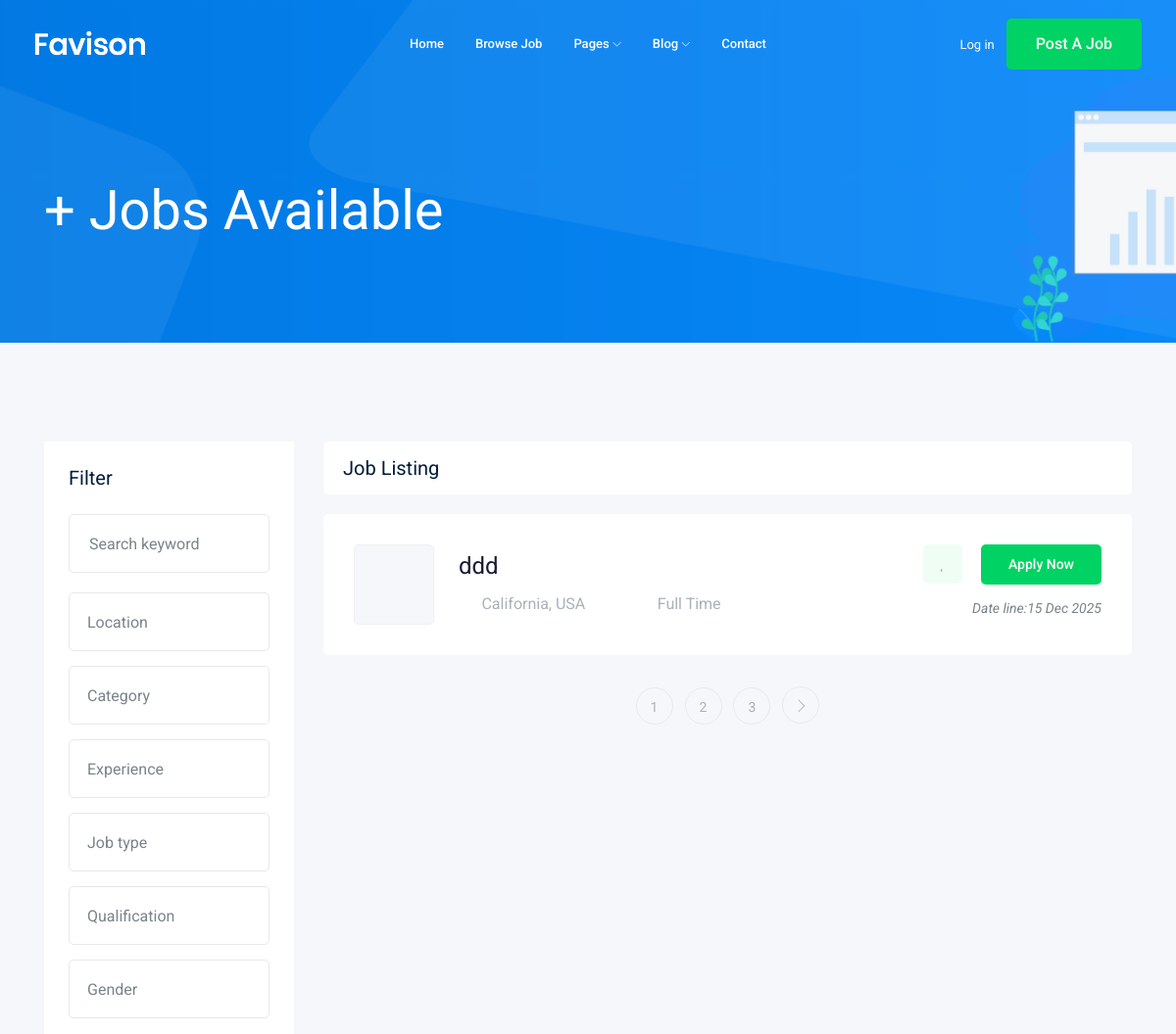
Before: /job/ (upper part) with the older database file.
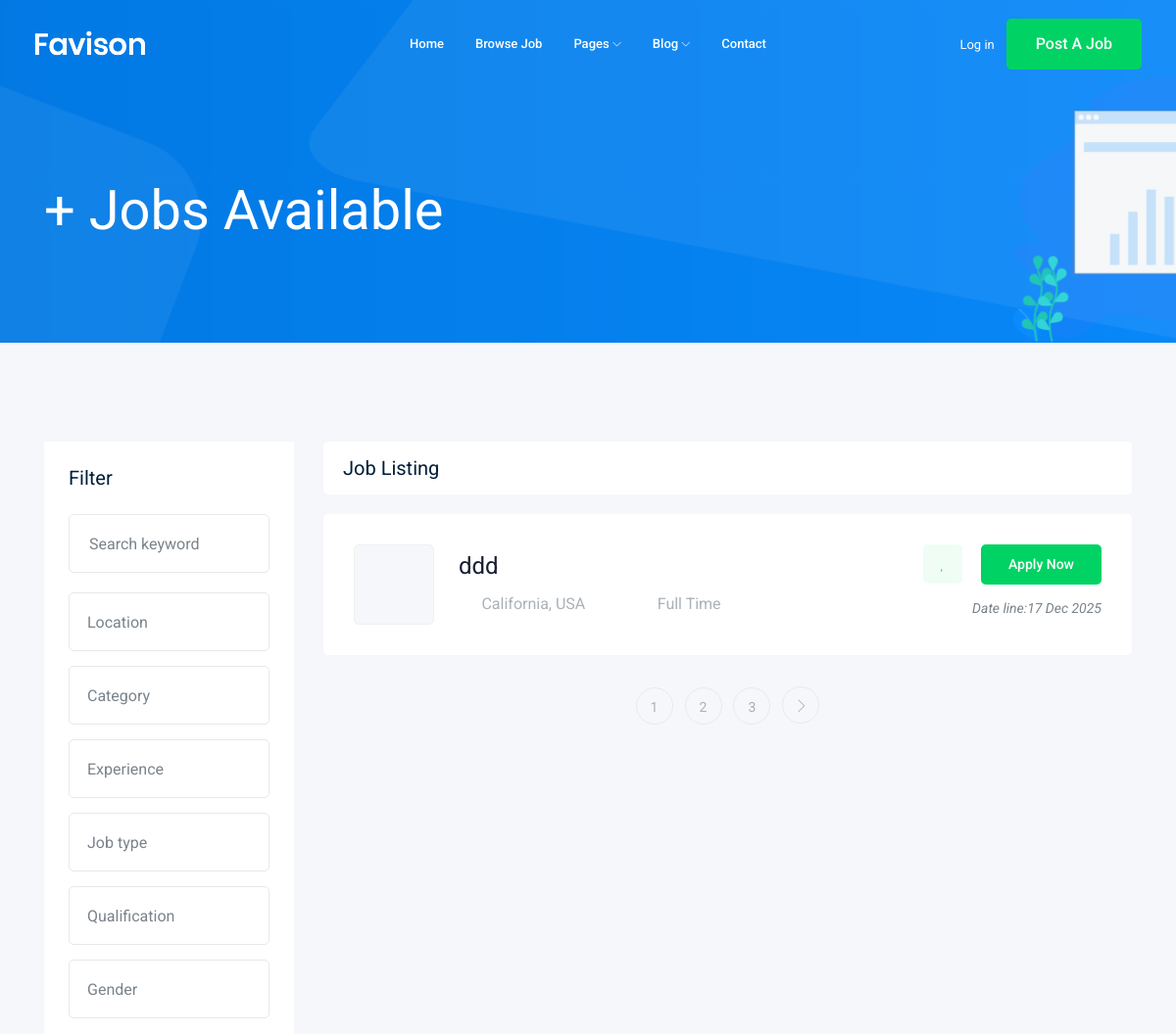
After: the same page with the newer database file.
### job/models.py (models this page shows, shortened)
class Job(models.Model): # table
    title = models.CharField(max_length=100) #column
    job_type = models.CharField(max_length=15,choices=JOB_TYPE)
    description = models.TextField(max_length=1000)
    published_at = models.DateTimeField(auto_now=True)
    Vacancy = models.IntegerField(default=1)
    salary = models.IntegerField(default=0)
    experience  = models.IntegerField(default=1)
    category = models.ForeignKey('Category',on_delete = models.CASCADE)
    image = models.ImageField(upload_to=image_upload)
    slug = models.SlugField(null=True , blank=True)
    def __str__(self):
        return self.title

### job/views.py (the view)
# urls.py: path('',views.job_list),
def job_list(request):
    job_list = Job.objects.all()
    paginator = Paginator(job_list , 1)
    page_number = request.GET.get("page")
    page_obj = paginator.get_page(page_number)
    context = {'jobs' :page_obj}
    return render(request,'job/job_list.html',context)

### job/templates/job/job_list.html (shortened to what this page needs)
{% extends "base.html" %}
{%block body%}
    <div class="bradcam_area bradcam_bg_1">
        <div class="container">
            <div class="row">
                <div class="col-xl-12">
                    <div class="bradcam_text">
                        <h3>{{ jobs.count }}+ Jobs Available</h3>
                    </div>
                </div>
            </div>
        </div>
    </div>
    <div class="job_listing_area plus_padding">
        <div class="container">
            <div class="row">
                <div class="col-lg-3">
                    <div class="job_filter white-bg">
                        <div class="form_inner white-bg">
                            <h3>Filter</h3>
                            <form action="#">
                                <div class="row">
                                    <div class="col-lg-12">
                                        <div class="single_field">
                                            <input type="text" placeholder="Search keyword">
                                        </div>
                                    </div>
                                    <div class="col-lg-12">
                                    </div>
                                    <div class="col-lg-12">
                                    </div>
                                    <div class="col-lg-12">
                                    </div>
                                    <div class="col-lg-12">
                                    </div>
                                    <div class="col-lg-12">
                                    </div>
                                    <div class="col-lg-12">
                                    </div>
                                </div>
                            </form>
                        </div>
                    </div>
                </div>
                <div class="col-lg-9">
                    <div class="recent_joblist_wrap">
                        <div class="recent_joblist white-bg ">
                            <div class="row align-items-center">
                                <div class="col-md-6">
                                    <h4>Job Listing</h4>
                                </div>
                                <div class="col-md-6">
                                </div>
                            </div>
                        </div>
                    </div>
                    <div class="job_lists m-0">
                        <div class="row">
                            {% for job in jobs %}
                            <div class="col-lg-12 col-md-12">
                                <div class="single_jobs white-bg d-flex justify-content-between">
                                    <div class="jobs_left d-flex align-items-center">
                                        <div class="thumb">
                                        </div>
                                        <div class="jobs_conetent">
                                            <a href="{% url 'jobs:job_detail' job.slug %}"><h4>{{job}}</h4></a>
                                            <div class="links_locat d-flex align-items-center">
                                                <div class="location">
                                                    <p> <i class="fa fa-map-marker"></i> California, USA</p>
                                                </div>
                                                <div class="location">
                                                    <p> <i class="fa fa-clock-o"></i> {{job.job_type}}</p>
                                                </div>
                                            </div>
                                        </div>
                                    </div>
                                    <div class="jobs_right">
                                        <div class="apply_now">
                                            <a class="heart_mark" href="#"> <i class="fa fa-heart"></i> </a>
                                            <a href="{% url 'jobs:job_detail' job.slug %}"class="boxed-btn3">Apply Now</a>
                                        </div>
                                        <div class="date">
                                            <p>Date line:{{job.published_at|date:"d M o"}}</p>
                                        </div>
                                    </div>
                                </div>
                            </div>
                            {% endfor %}
                            </div>
                        </div>
                        {% if jobs.has_other_pages %}
                            <div class="row">
                                <div class="col-lg-12">
                                    <div class="pagination_wrap">
                                        <ul>
                                            {% for i in jobs.paginator.page_range %}
                                                <li><a href="?page={{ i }}"><span>{{ i }}</span></a></li>
                                            {% endfor %}
                                            {% if jobs.has_next %}
                                                <li><a href="?page={{ jobs.next_page_number }}"> <i class="ti-angle-right"></i> </a></li>
                                            {% endif %}
                                        </ul>
                                    </div>
                                </div>
                            </div>
                         {% endif %}
                    </div>
                </div>
            </div>
        </div>
{% endblock body %}

### templates/base.html (shortened to what this page needs)
{% load static %}
<!doctype html>
<html class="no-js" lang="zxx">
<head>
    <link rel="stylesheet" href="{% static 'css/bootstrap.min.css' %}">
    <link rel="stylesheet" href="{% static 'css/owl.carousel.min.css' %}">
    <link rel="stylesheet" href="{% static 'css/magnific-popup.css' %}">
    <link rel="stylesheet" href="{% static 'css/font-awesome.min.css' %}">
    <link rel="stylesheet" href="{% static 'css/themify-icons.css' %}">
    <link rel="stylesheet" href="{% static 'css/nice-select.css' %}">
    <link rel="stylesheet" href="{% static 'css/flaticon.css' %}">
    <link rel="stylesheet" href="{% static 'css/jquery-ui.css' %}">
    <link rel="stylesheet" href="{% static 'css/gijgo.css' %}">
    <link rel="stylesheet" href="{% static 'css/animate.min.css' %}">
    <link rel="stylesheet" href="{% static 'css/slicknav.css' %}">
    <link rel="stylesheet" href="{% static 'css/style.css' %}">
</head>
<body>
    <header>
        <div class="header-area ">
            <div id="sticky-header" class="main-header-area">
                <div class="container-fluid ">
                    <div class="header_bottom_border">
                        <div class="row align-items-center">
                            <div class="col-xl-3 col-lg-2">
                                <div class="logo">
                                    <a href="index.html">
                                        <img src="img/logo.png" alt="">
                                    </a>
                                </div>
                            </div>
                            <div class="col-xl-6 col-lg-7">
                                <div class="main-menu  d-none d-lg-block">
                                    <nav>
                                        <ul id="navigation">
                                            <li><a href="index.html">home</a></li>
                                            <li><a href="jobs.html">Browse Job</a></li>
                                            <li><a href="#">pages <i class="ti-angle-down"></i></a>
                                            </li>
                                            <li><a href="#">blog <i class="ti-angle-down"></i></a>
                                            </li>
                                            <li><a href="contact.html">Contact</a></li>
                                        </ul>
                                    </nav>
                                </div>
                            </div>
                            <div class="col-xl-3 col-lg-3 d-none d-lg-block">
                                <div class="Appointment">
                                    <div class="phone_num d-none d-xl-block">
                                        <a href="#">Log in</a>
                                    </div>
                                    <div class="d-none d-lg-block">
                                        <a class="boxed-btn3" href="#">Post a Job</a>
                                    </div>
                                </div>
                            </div>
                            <div class="col-12">
                            </div>
                        </div>
                    </div>
                </div>
            </div>
        </div>
    </header>
   {%block body%}
   {%endblock body %}
</body>
</html>

Changed rows visible on the page:
changed Job "ddd": published_at "15 Dec 2025" → "17 Dec 2025"
